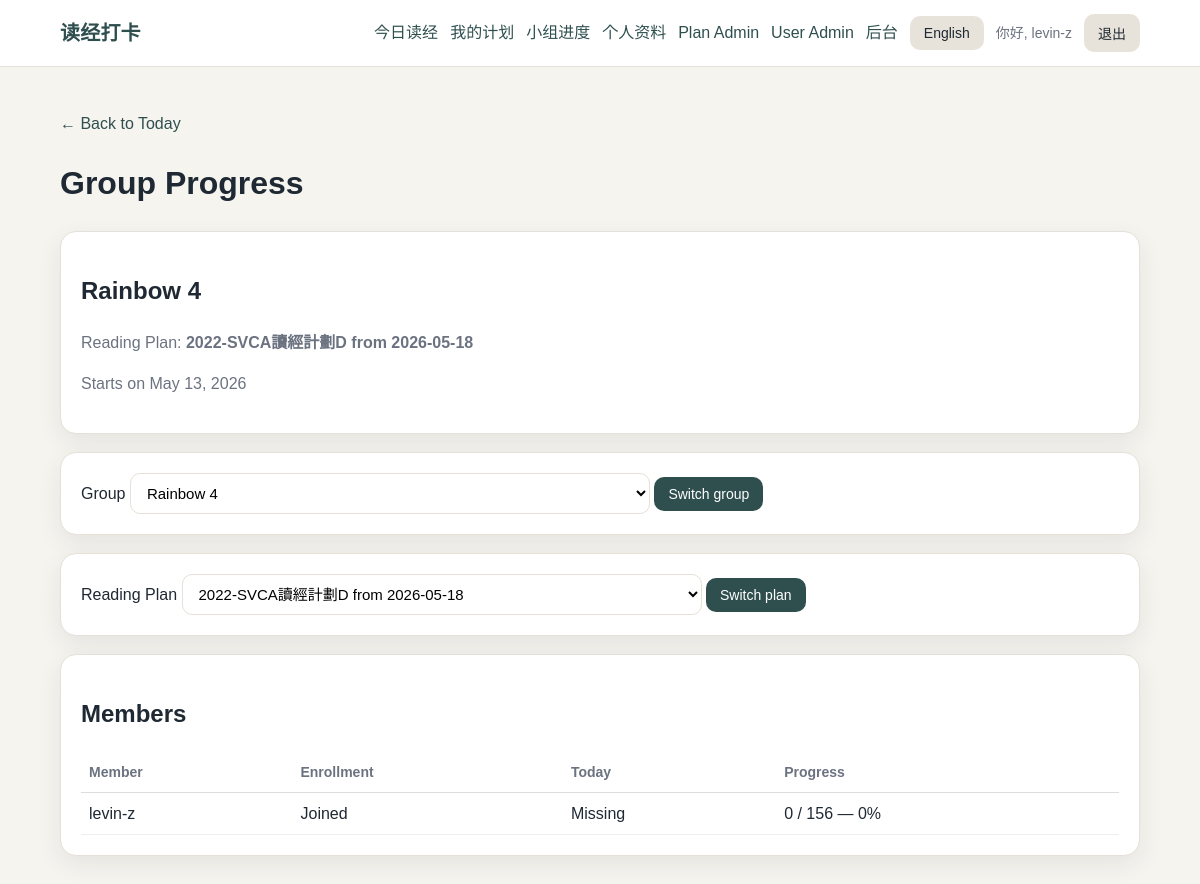
Screenshot of /groups/my/progress/ (signed in) with the database file from the repository.
### accounts/models.py (models this page shows, shortened)
class SmallGroup(models.Model):
    name = models.CharField(max_length=80, unique=True)
    is_active = models.BooleanField(default=True)

### reading/models.py (models this page shows)
class ActivePlan(models.Model):
    plan = models.ForeignKey(ReadingPlan, on_delete=models.PROTECT, related_name="active_runs")
    start_date = models.DateField()
    title = models.CharField(max_length=150, blank=True)
    class Meta:
        ordering = ["-start_date"]
    def __str__(self):
        return self.title or f"{self.plan.name} from {self.start_date}"
    def current_day_number(self):
        delta = timezone.localdate() - self.start_date
        return delta.days + 1

### reading/views.py (the view, shortened to what this page needs)
# urls.py: path("groups/my/progress/", views.my_group_progress, name="my_group_progress"),
@login_required
def my_group_progress(request):
    User = get_user_model()
    user_profile = getattr(request.user, "profile", None)
    groups = SmallGroup.objects.filter(is_active=True).order_by("name")
    selected_group = None
    if request.user.is_staff:
        group_id = request.GET.get("group")
        if group_id:
            selected_group = groups.filter(id=group_id).first()
        if selected_group is None:
            selected_group = (
                user_profile.small_group
                if user_profile and user_profile.small_group
                else groups.first()
            )
    else:
        selected_group = user_profile.small_group if user_profile else None
    group_members = User.objects.filter(profile__small_group=selected_group).order_by(
        "username"
    )
    active_plans = (
        ActivePlan.objects.filter(
            plan__is_active=True,
            enrollments__user__in=group_members,
        )
        .select_related("plan")
        .distinct()
        .order_by("-start_date")
    )
    active_plan_id = request.GET.get("active_plan")
    selected_active_plan = None
    if active_plan_id:
        selected_active_plan = active_plans.filter(id=active_plan_id).first()
    if selected_active_plan is None:
        selected_active_plan = active_plans.first()
    plan_days = list(
        ReadingPlanDay.objects.filter(plan=selected_active_plan.plan).order_by(
            "day_number"
        )
    )
    total_days = len(plan_days)
    current_day_number = selected_active_plan.current_day_number()
    today_plan_day = next(
        (day for day in plan_days if day.day_number == current_day_number),
        None,
    )
    enrolled_user_ids = set(
        PlanEnrollment.objects.filter(
            active_plan=selected_active_plan,
            user__in=group_members,
        ).values_list("user_id", flat=True)
    )
    checked_by_user = defaultdict(set)
    checkins = CheckIn.objects.filter(
        active_plan=selected_active_plan,
        user__in=group_members,
    ).values_list("user_id", "plan_day_id")
    for user_id, plan_day_id in checkins:
        checked_by_user[user_id].add(plan_day_id)
    member_rows = []
    for member in group_members:
        is_enrolled = member.id in enrolled_user_ids
        if is_enrolled:
            checked_day_ids = checked_by_user.get(member.id, set())
            checked_days = len(checked_day_ids)
        else:
            checked_day_ids = set()
            checked_days = 0
        progress_percent = round((checked_days / total_days) * 100) if total_days else 0
        if not is_enrolled:
            today_status = "Not joined"
        elif today_plan_day is None:
            today_status = "No reading today"
        elif today_plan_day.id in checked_day_ids:
            today_status = "Checked"
        elif current_day_number < 1:
            today_status = "Not started"
        elif current_day_number > total_days:
            today_status = "Plan ended"
        else:
            today_status = "Missing"
        member_rows.append(
            {
                "member": member,
                "is_enrolled": is_enrolled,
                "today_status": today_status,
                "checked_days": checked_days,
                "total_days": total_days,
                "progress_percent": progress_percent,
            }
        )
    return render(
        request,
        "reading/group_progress.html",
        {
            "selected_group": selected_group,
            "selected_group_id": selected_group.id if selected_group else None,
            "groups": groups,
            "active_plans": active_plans,
            "selected_active_plan": selected_active_plan,
            "selected_active_plan_id": selected_active_plan.id if selected_active_plan else None,
            "member_rows": member_rows,
            "message": "",
        },
    )

### accounts/context_processors.py (called while the page is built)
def language_context(request):
    language = get_user_language(request)
    other_language = "en" if language == "zh" else "zh"
    return {
        "language": language,
        "language_label": SUPPORTED_LANGUAGES[language],
        "other_language": other_language,
        "other_language_label": SUPPORTED_LANGUAGES[other_language],
        "supported_languages": SUPPORTED_LANGUAGES,
        "ui": UI_TEXT[language],
    }

### accounts/language.py (called while the page is built)
def normalize_language(language):
    if language in SUPPORTED_LANGUAGES:
        return language
    return DEFAULT_LANGUAGE

def get_user_language(request):
    language = request.GET.get("lang") or request.session.get("language")
    if language:
        return normalize_language(language)
    if request.user.is_authenticated:
        profile = getattr(request.user, "profile", None)
        if profile and profile.preferred_language:
            return normalize_language(profile.preferred_language)
    return DEFAULT_LANGUAGE

### templates/reading/group_progress.html (shortened to what this page needs)
{% extends "base.html" %}
{% block content %}
<p>
    <a href="{% url 'home' %}">← Back to Today</a>
</p>
<h1>Group Progress</h1>
{% if selected_group %}
<div class="card">
    <h2>{{ selected_group.name }}</h2>
    {% if selected_active_plan %}
    <p class="muted">
        Reading Plan:
        <strong>{{ selected_active_plan }}</strong>
    </p>
    <p class="muted">
        Starts on {{ selected_active_plan.start_date }}
    </p>
    {% endif %}
</div>
{% endif %}
{% if user.is_staff and groups %}
<form method="get" class="card">
    <label for="group">Group</label>
    <select name="group" id="group">
        {% for group in groups %}
        <option value="{{ group.id }}" {% if group.id == selected_group_id %}selected{% endif %}>
            {{ group.name }}
        </option>
        {% endfor %}
    </select>
    <button type="submit">Switch group</button>
</form>
{% endif %}
{% if active_plans %}
<form method="get" class="card">
    <label for="active_plan">Reading Plan</label>
    <select name="active_plan" id="active_plan">
        {% for active_plan in active_plans %}
        <option value="{{ active_plan.id }}" {% if active_plan.id == selected_active_plan_id %}selected{% endif %}>
            {{ active_plan }}
        </option>
        {% endfor %}
    </select>
    <button type="submit">Switch plan</button>
</form>
{% endif %}
{% if member_rows %}
<div class="card">
    <h2>Members</h2>
    <table style="width: 100%; border-collapse: collapse;">
        <thead>
            <tr>
                <th style="text-align: left; border-bottom: 1px solid #ddd; padding: 8px;">Member</th>
                <th style="text-align: left; border-bottom: 1px solid #ddd; padding: 8px;">Enrollment</th>
                <th style="text-align: left; border-bottom: 1px solid #ddd; padding: 8px;">Today</th>
                <th style="text-align: left; border-bottom: 1px solid #ddd; padding: 8px;">Progress</th>
            </tr>
        </thead>
        <tbody>
            {% for row in member_rows %}
            <tr>
                <td style="border-bottom: 1px solid #eee; padding: 8px;">
                    {{ row.member.username }}
                </td>
                <td style="border-bottom: 1px solid #eee; padding: 8px;">
                    {% if row.is_enrolled %}
                    Joined
                    {% else %}
                    Not joined
                    {% endif %}
                </td>
                <td style="border-bottom: 1px solid #eee; padding: 8px;">
                    {{ row.today_status }}
                </td>
                <td style="border-bottom: 1px solid #eee; padding: 8px;">
                    {{ row.checked_days }} / {{ row.total_days }}
                    — {{ row.progress_percent }}%
                </td>
            </tr>
            {% endfor %}
        </tbody>
    </table>
</div>
{% endif %}
{% endblock %}

### templates/base.html (shortened to what this page needs)
{% load static %}
<!doctype html>
<html lang="en">
<head>
    <link rel="stylesheet" href="{% static 'css/app.css' %}">
</head>
<body>
    <header class="site-header">
        <div class="site-header-inner">
            <a class="brand" href="{% url 'home' %}">{{ ui.site_title }}</a>
            <nav class="nav">
                {% if user.is_authenticated %}
                <a href="{% url 'home' %}">{{ ui.today }}</a>
                <a href="{% url 'my_plans' %}">{{ ui.my_plans }}</a>
                <a href="{% url 'my_group_progress' %}">{{ ui.group_progress }}</a>
                <a href="{% url 'profile' %}">{{ ui.profile }}</a>
                {% if user.is_staff %}
                <a href="{% url 'staff_reading_plan_list' %}">Plan Admin</a>
                <a href="{% url 'staff_user_list' %}">User Admin</a>
                <a href="{% url 'admin:index' %}">{{ ui.admin }}</a>
                {% endif %}
                <form method="post" action="{% url 'change_language' %}" class="inline-form">
                    <button type="submit" class="button-secondary">
                        {{ other_language_label }}
                    </button>
                </form>
                <span class="nav-user">{{ ui.hi }}, {{ user.username }}</span>
                <form method="post" action="{% url 'logout' %}" class="inline-form">
                    <button type="submit" class="button-secondary">{{ ui.logout }}</button>
                </form>
                {% endif %}
            </nav>
        </div>
    </header>
    <main class="container">
        {% block content %}{% endblock %}
    </main>
</body>
</html>

### static/css/app.css (style rules this page uses)
:root { --bg: #f6f4ef; --surface: #ffffff; --surface-soft: #fbfaf7; --text: #1f2933; --muted: #6b7280; --border: #e5e0d8; --primary: #2f4f4f; --primary-hover: #243d3d; --danger: #9f2f2f; --shadow: 0 8px 24px rgba(31, 41, 51, 0.08); --radius: 16px; }
* { box-sizing: border-box; }
body { margin: 0; background: var(--bg); color: var(--text); font-family: Arial, "Helvetica Neue", sans-serif; line-height: 1.6; }
a { color: var(--primary); text-decoration: none; }
.site-header { background: var(--surface); border-bottom: 1px solid var(--border); position: sticky; top: 0; z-index: 10; }
.site-header-inner { max-width: 1120px; margin: 0 auto; padding: 14px 20px; display: flex; align-items: center; justify-content: space-between; gap: 16px; }
.brand { font-weight: 700; font-size: 20px; letter-spacing: 0.2px; }
.nav { display: flex; align-items: center; gap: 12px; flex-wrap: wrap; }
.nav-user { color: var(--muted); font-size: 14px; }
.container { max-width: 1120px; margin: 0 auto; padding: 28px 20px 48px; }
.card { background: var(--surface); border: 1px solid var(--border); border-radius: var(--radius); padding: 20px; margin-bottom: 18px; box-shadow: var(--shadow); }
.muted { color: var(--muted); }
button, .button { display: inline-block; border: none; border-radius: 10px; background: var(--primary); color: white; padding: 9px 14px; font-size: 14px; cursor: pointer; text-decoration: none; }
.button-secondary { background: #e8e3da; color: var(--text); }
.inline-form { display: inline; }
input, select, textarea { width: 100%; max-width: 520px; border: 1px solid var(--border); border-radius: 10px; padding: 10px 12px; font-size: 15px; background: white; }
table { width: 100%; border-collapse: collapse; }
th, td { text-align: left; border-bottom: 1px solid var(--border); padding: 10px 8px; vertical-align: top; }
th { color: var(--muted); font-weight: 600; font-size: 14px; }

### rows the page displays
SmallGroup: name "Rainbow 4"
ActivePlan: title "2022-SVCA讀經計劃D from 2026-05-18", start_date "May 13, 2026"

### other values shown
{{ ui.site_title }} "读经打卡"
{{ ui.today }} "今日读经"
{{ ui.my_plans }} "我的计划"
{{ ui.group_progress }} "小组进度"
{{ ui.profile }} "个人资料"
{{ ui.admin }} "后台"
{{ other_language_label }} "English"
{{ ui.hi }} "你好"
{{ user.username }} "levin-z"
{{ ui.logout }} "退出"
{{ row.member.username }} "levin-z"
{{ row.today_status }} "Missing"
{{ row.checked_days }} "0"
{{ row.total_days }} "156"
{{ row.progress_percent }} "0"
